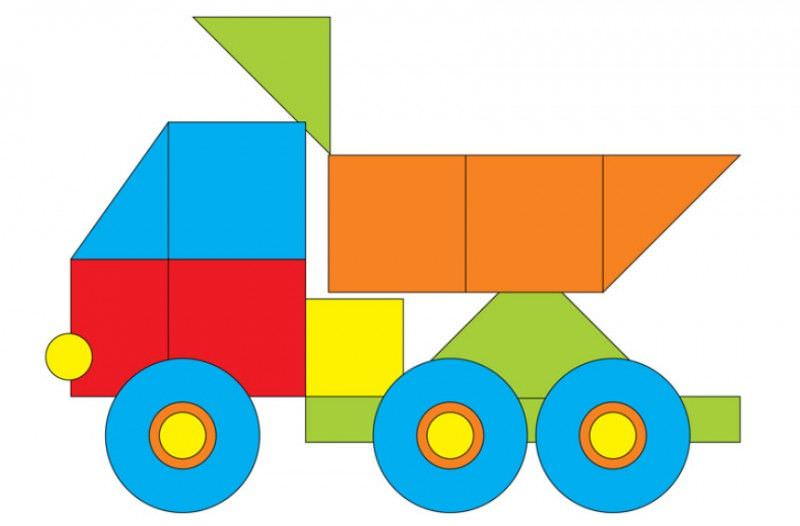
//> input picture 04.jpg, 800 x 526 px
$ ./TestTask   (built with g++ and OpenCV 4)
//> lines starting //> are read from the running program, lines starting //| are printed output that depends on the picture
#include <opencv2/opencv.hpp>
#include <opencv2/features2d.hpp>
#include <iostream>

using namespace cv;
using namespace std;

int main() {
    string image_path = "D:/Programs/test_task/04.jpg";
    Mat image = imread(image_path, cv::IMREAD_GRAYSCALE);
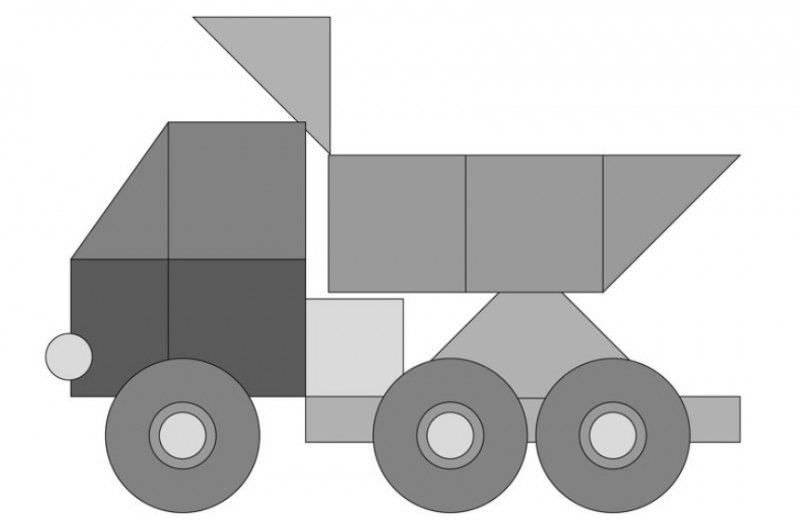
//> image: 526 rows x 800 cols, CV_8UC1; min 22, max 255, mean 201.3

    if (image.empty()) {
        std::cout << "Failed load image\n";
        return -1;
    }

    Ptr<FastFeatureDetector> detector = FastFeatureDetector::create();

    vector<KeyPoint> keypoints;
    detector->detect(image, keypoints);
//> keypoints = 1213 keypoints; strongest (x, y, size): (194, 17, 7), (252, 398, 7), (112, 398, 7), (739, 155, 7)

    Mat img_keypoints;
    drawKeypoints(image, keypoints, img_keypoints);
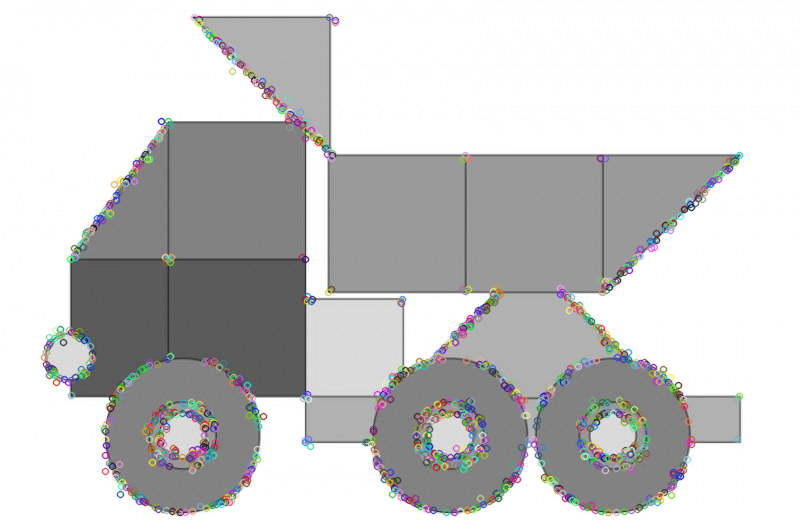
//> img_keypoints: 526 rows x 800 cols, CV_8UC3; mean B, G, R 199.7, 199.7, 199.8

    imshow("Keypoints", img_keypoints);
    waitKey(0);

    return 0;
}
